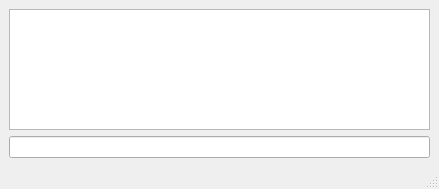
<?xml version="1.0" encoding="UTF-8"?>
<ui version="4.0">
 <class>MainWindow</class>
 <widget class="QMainWindow" name="MainWindow">
  <property name="geometry">
   <rect>
    <x>0</x>
    <y>0</y>
    <width>439</width>
    <height>189</height>
   </rect>
  </property>
  <property name="windowTitle">
   <string>MainWindow</string>
  </property>
  <widget class="QWidget" name="centralwidget">
   <layout class="QVBoxLayout" name="verticalLayout">
    <item>
     <widget class="QTextBrowser" name="mydisplaybox"/>
    </item>
    <item>
     <widget class="QLineEdit" name="mytextbox"/>
    </item>
   </layout>
  </widget>
  <widget class="QMenuBar" name="menubar">
   <property name="geometry">
    <rect>
     <x>0</x>
     <y>0</y>
     <width>439</width>
     <height>26</height>
    </rect>
   </property>
  </widget>
  <widget class="QStatusBar" name="statusbar"/>
 </widget>
 <resources/>
 <connections/>
</ui>
